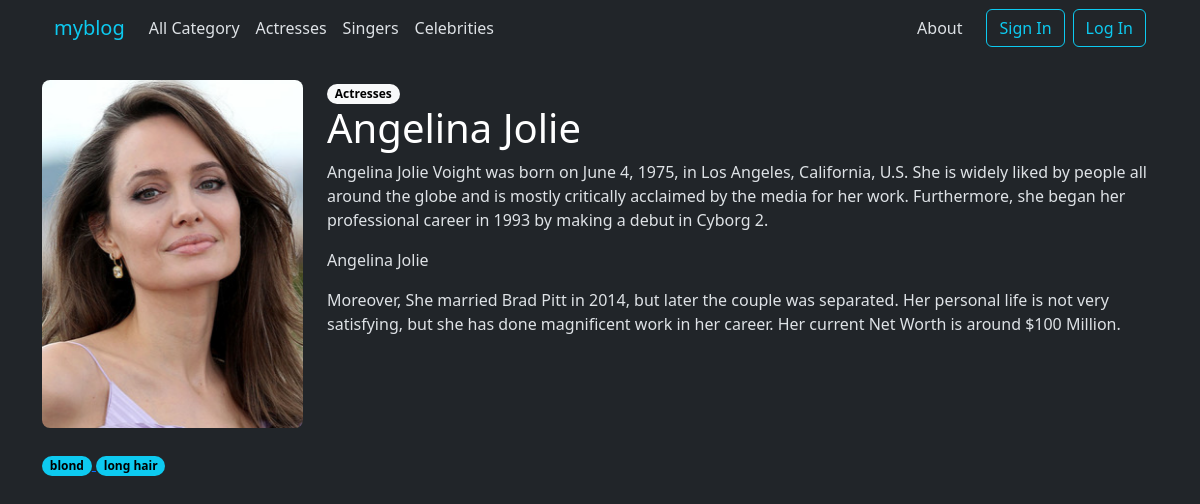
The app's page /post/Angelina-Jolie with its own data.
### women/models.py (models this page shows, shortened)
class Category(models.Model):
    name = models.CharField(max_length=100, db_index=True)
    slug = models.SlugField(max_length=255, unique=True, db_index=True)
    def __str__(self):
        return self.name
    def get_absolute_url(self):
        return reverse('cat', kwargs={'cat_slug': self.slug})
    class Meta:
        ordering = ['id']

class Women(models.Model):
    title = models.CharField(max_length=255)
    slug = models.SlugField(max_length=255, unique=True, db_index=True)
    content = models.TextField(blank=True)
    photo = models.ImageField(blank=True, upload_to='photo/women' )
    time_create = models.DateTimeField(auto_now_add=True)
    is_published = models.BooleanField(default=True)
    cat = models.ForeignKey(Category, on_delete=models.CASCADE)
    tags = models.ManyToManyField(Tags)
    def __str__(self):
        return self.title
    class Meta:
        verbose_name = 'Famous women'
        ordering = ['-time_create']

class Tags(models.Model):
    name = models.CharField(max_length=50)
    slug = models.SlugField(max_length=255, unique=True, db_index=True, null=True)
    def __str__(self):
        return self.name
    class Meta:
        ordering = ['id']

### women/views.py (the view, shortened to what this page needs)
# urls.py: path('post/<slug:post_slug>', ShowPost.as_view(), name='post'),
class ShowPost(DataMixin, DetailView):
    model = Women
    template_name = 'women/post.html'
    slug_url_kwarg = 'post_slug'
    context_object_name = 'post'
    def get_context_data(self, *, object_list=None, **kwargs):
        context = super().get_context_data(**kwargs)
        c_def = self.get_user_context(title=context['post'])
        return dict(list(context.items()) + list(c_def.items()))

### women/utils.py (called while the page is built)
    def get_user_context(self, **kwargs):
        context = kwargs
        cats = Category.objects.all()
        context['cats'] = cats
        return context

### women/templates/women/post.html
{% extends 'women/base.html' %}
{% load static %}
{% block content %}
<div class="single_page ">
    <div class="row single_page ">
        <div class="col-lg-3">
            <div class="post-img">
                {% if post.photo %}
                    <img  src="{{post.photo.url}}" alt="{{post.title}}" width="100%" height="auto" class="img_post mb-6">
                {% else %}
                    <img  src="{% static 'women/image/image.png' %}" alt="{{post.title}}" width="100%" height="auto"
                          class="img_post mb-6">
                {% endif %}
            </div>
        </div>
            <div class="col-lg-9"><a href="{{cat.get_absolute_url}}">
                <span class="badge rounded-pill text-bg-light">{{post.cat}}</span></a>
                <h1>{{ post.title }}</h1>
                {{ post.content|linebreaks }}
        </div>
    </div>
    <br>
    {% for t in post.tags.all %}
            <a href="{{ tag.get_absolute_url }}">
                <span class="badge rounded-pill text-bg-info">
                {{ t }}
                </span>
            </a>
    {% endfor %}
</div>
{% endblock %}

### women/templates/women/base.html (shortened to what this page needs)
{% load static %}
<!doctype html>
<html lang="en">
<head>
    <link rel="stylesheet" href="https://cdn.jsdelivr.net/npm/bootstrap@5.2.3/dist/css/bootstrap.min.css">
    <link type="text/css" href="{% static 'women/css/main.css'%}" rel="stylesheet">
</head>
<body>
<div class="container">
    {% block mainmenu %}
    <nav class="navbar navbar-expand-lg bg-body-tertiary mb-4">
        <div class="container-fluid nav_color">
            <a class="navbar-brand " href="{% url 'home' %}"><span class="text-info">myblog</span></a>
            <div class="collapse navbar-collapse" id="navbarSupportedContent">
                <ul class="navbar-nav me-auto mb-2 mb-lg-0">
                        <li class="nav-item ">
                            <a class="nav-link nav_color" href="{% url 'home' %}">All Category</a>
                        </li>
                    {% for cat in cats %}
                       <li class="nav-item">
                          <a class="nav-link nav_color" href="{{cat.get_absolute_url}}">{{cat.name}}</a>
                       </li>
                    {% endfor %}
                </ul>
                <a class="nav-link me-4 nav_color" href="{% url 'about' %}">About</a>
                {% if user.is_authenticated %}
                    <a class="btn btn-success  me-4" role="button" href="{% url 'add_page' %}">Add Post</a>
                    <a class="btn btn-outline-info me-2" role="button" href="{% url 'logout' %}">Log Out</a>
                    <div class="me-4">{{ request.user.username }}</div>
                {% else %}
                    <a class="btn btn-outline-info me-2" role="button" href="{% url 'register' %}">Sign In</a>
                    <a class="btn btn-outline-info " role="button" href="{% url 'login' %}">Log In</a>
                {% endif %}
            </div>
        </div>
    </nav>
    {% endblock mainmenu %}
    {% block content %}
    {% endblock %}
</div>
</body>
</html>

### women/static/women/css/main.css (style rules this page uses)
h1 { color: white; }
.single_page { color: #dee2e6; border: 1px; border-color: #495057; }
.img_post { border-radius: 8px; }
.nav_color { color: #dee2e6; }
body { background: #212529; }

### records on screen
Category: name "Actresses"
Category: name "Singers"
Category: name "Celebrities"
Women: photo (picture), cat "Actresses", title "Angelina Jolie", content "Angelina Jolie Voight was born on June 4, 1975, in Los Angeles, California, U.S. She is widely liked by people all around the globe and is mostly critically acclaimed by the media for her work. Furthermore, she began her professional career in 1993 by making a debut in Cyborg 2. Angelina Jolie Moreover, She married Brad Pitt in 2014, but later the couple was separated. Her personal life is not very satisfying, but she has done magnificent work in her career. Her current Net Worth is around $100 Million."
Tags: name "blond"
Tags: name "long hair"
